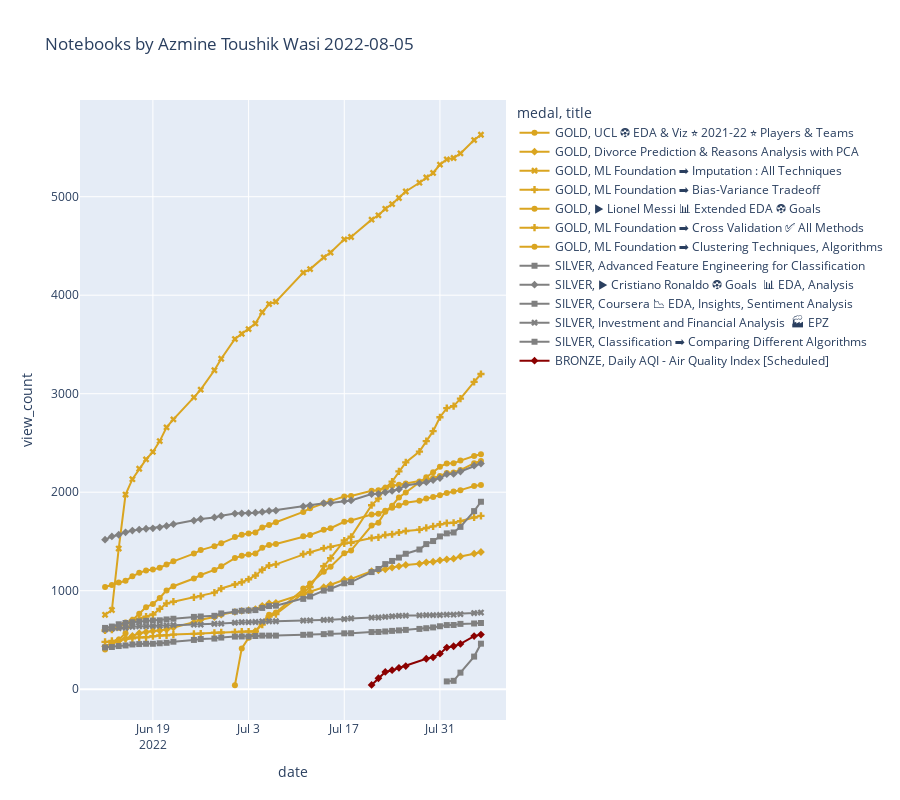

Write notebook code for a chart like this one.
### Code cell
color_map = {
    'GOLD': 'goldenrod',
    'SILVER': 'gray',
    'BRONZE': 'darkred',
    'N/A': '#333',
    'Not Found' : 'lime'
}
px.line(
    df_d,
    x='date',
    y='view_count',
    title=f'Notebooks by {df.author_displayName.get(0)} '+str(links[-2][25:35]),
    log_x=False,
    log_y=False,
    symbol='title',
    markers=True,
    #width=800, 
    height=800,
    color='medal',
    color_discrete_map=color_map,
    hover_name='title')
